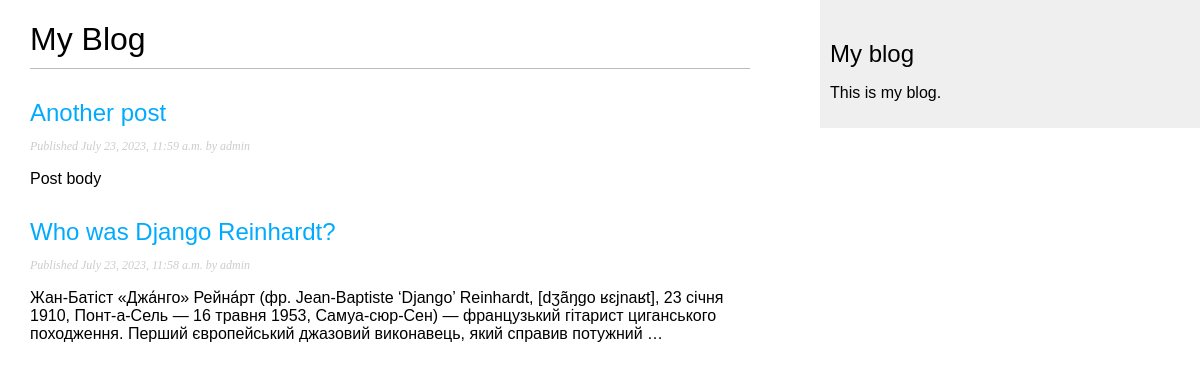
Screenshot of /blog/ with the database file from the repository.
### blog/models.py (models this page shows, shortened)
class Post(models.Model):
    class Status(models.TextChoices):
        DRAFT='DF','DRAFT'
        PUBLISHED='PB','PUBLISHED'
    title=models.CharField(max_length=250)
    slug=models.SlugField(max_length=250)
    author=models.ForeignKey(User,on_delete=models.CASCADE,related_name='blog_posts')
    body=models.TextField()
    publish=models.DateTimeField(default=timezone.now)
    created=models.DateTimeField(auto_now_add=True)
    updated=models.DateTimeField(auto_now=True)
    status=models.CharField(max_length=2,choices=Status.choices,default=Status.DRAFT)
    objects=models.Manager()
    published=PublishedManager()
    class Meta:
        ordering=['-publish']
        indexes=[
            models.Index(fields=['-publish']),
        ]

### blog/views.py (the view)
# urls.py: path('',views.post_list,name='post_list'),
def post_list(request):
    posts=Post.published.all()
    return render(request,'blog/post/list.html',{'posts':posts})

### blog/models.py (called while the page is built)
    def get_queryset(self):
        return super().get_queryset()\
        .filter(status=Post.Status.PUBLISHED)

### blog/templates/blog/post/list.html (shortened to what this page needs)
{% extends "blog/base.html" %}
{% block content %}
 <h1>My Blog</h1>
 {% for post in posts %}
 <h2>
    <a href="{% url 'blog:post_detail' post.id %}">
       {{ post.title }}
    </a>
 </h2>
 <p class="date">
    Published {{ post.publish }} by {{ post.author }}
 </p>
 {{ post.body|truncatewords:30|linebreaks }}
 {% endfor %}
{% endblock %}

### blog/templates/blog/base.html (shortened to what this page needs)
{% load static %}
<!DOCTYPE html>
<html>
<head>
 <link href="{% static "css/blog.css" %}" rel="stylesheet">
</head>
<body>
 <div id="content">
 {% block content %}
 {% endblock %}
 </div>
 <div id="sidebar">
 <h2>My blog</h2>
 <p>This is my blog.</p>
 </div>
</body>
</html>

### blog/static/css/blog.css (style rules this page uses)
body { margin:0; padding:0; font-family:helvetica, sans-serif; }
a { color:#00abff; text-decoration:none; }
h1 { font-weight:normal; border-bottom:1px solid #bbb; padding:0 0 10px 0; }
h2 { font-weight:normal; margin:30px 0 0; }
#content { float:left; width:60%; padding:0 0 0 30px; }
#sidebar { float:right; width:30%; padding:10px; background:#efefef; height:100%; }
p.date { color:#ccc; font-family: georgia, serif; font-size: 12px; font-style: italic; }

### rows the page displays
Post: title "Another post", publish "July 23, 2023, 11:59 a.m.", author "admin", body "Post body"
Post: title "Who was Django Reinhardt?", publish "July 23, 2023, 11:58 a.m.", author "admin", body "Жан-Батіст «Джа́нго» Рейна́рт (фр. Jean-Baptiste ‘Django’ Reinhardt, [dʒãŋɡo ʁɛjnaʁt], 23 січня 1910, Понт-а-Сель — 16 травня 1953, Самуа-сюр-Сен) — французький гітарист циганського походження. Перший європейський джазовий виконавець, який справив потужний …"
